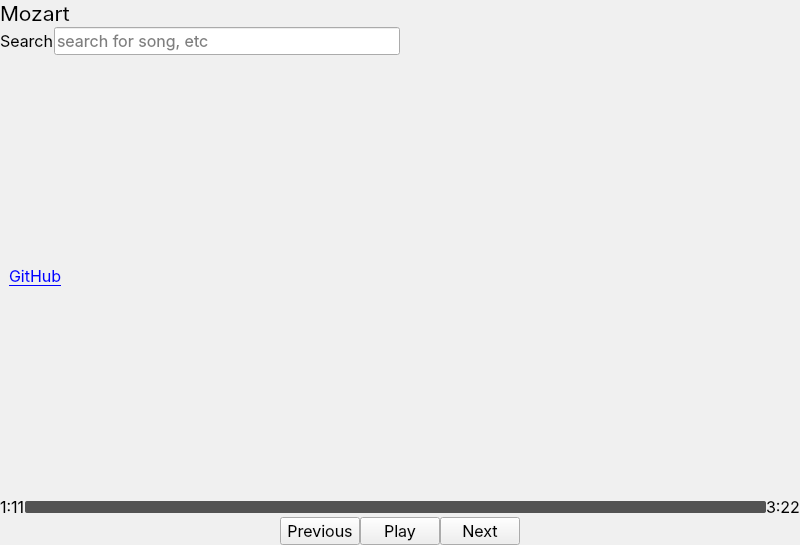
<?xml version="1.0" encoding="UTF-8"?>
<ui version="4.0">
 <class>MainWindow</class>
 <widget class="QMainWindow" name="MainWindow">
  <property name="geometry">
   <rect>
    <x>0</x>
    <y>0</y>
    <width>800</width>
    <height>545</height>
   </rect>
  </property>
  <property name="palette">
   <palette>
    <active>
     <colorrole role="WindowText">
      <brush brushstyle="SolidPattern">
       <color alpha="255">
        <red>255</red>
        <green>255</green>
        <blue>255</blue>
       </color>
      </brush>
     </colorrole>
     <colorrole role="Window">
      <brush brushstyle="SolidPattern">
       <color alpha="255">
        <red>47</red>
        <green>49</green>
        <blue>54</blue>
       </color>
      </brush>
     </colorrole>
    </active>
    <inactive>
     <colorrole role="WindowText">
      <brush brushstyle="SolidPattern">
       <color alpha="255">
        <red>0</red>
        <green>0</green>
        <blue>0</blue>
       </color>
      </brush>
     </colorrole>
     <colorrole role="Window">
      <brush brushstyle="SolidPattern">
       <color alpha="255">
        <red>240</red>
        <green>240</green>
        <blue>240</blue>
       </color>
      </brush>
     </colorrole>
    </inactive>
    <disabled>
     <colorrole role="WindowText">
      <brush brushstyle="SolidPattern">
       <color alpha="255">
        <red>120</red>
        <green>120</green>
        <blue>120</blue>
       </color>
      </brush>
     </colorrole>
     <colorrole role="Window">
      <brush brushstyle="SolidPattern">
       <color alpha="255">
        <red>47</red>
        <green>49</green>
        <blue>54</blue>
       </color>
      </brush>
     </colorrole>
    </disabled>
   </palette>
  </property>
  <property name="font">
   <font>
    <family>Inter</family>
    <pointsize>12</pointsize>
   </font>
  </property>
  <property name="windowTitle">
   <string>MainWindow</string>
  </property>
  <widget class="QWidget" name="centralwidget">
   <layout class="QVBoxLayout" name="verticalLayout_4">
    <property name="spacing">
     <number>0</number>
    </property>
    <property name="leftMargin">
     <number>0</number>
    </property>
    <property name="topMargin">
     <number>0</number>
    </property>
    <property name="rightMargin">
     <number>0</number>
    </property>
    <property name="bottomMargin">
     <number>0</number>
    </property>
    <item>
     <layout class="QHBoxLayout" name="horizontalLayout">
      <item>
       <layout class="QVBoxLayout" name="verticalLayout">
        <item>
         <widget class="QLabel" name="label">
          <property name="font">
           <font>
            <family>Inter</family>
            <pointsize>16</pointsize>
           </font>
          </property>
          <property name="text">
           <string>Mozart</string>
          </property>
         </widget>
        </item>
        <item>
         <layout class="QHBoxLayout" name="searchBar" stretch="1,8">
          <item>
           <widget class="QLabel" name="searchIcon">
            <property name="text">
             <string>Search</string>
            </property>
           </widget>
          </item>
          <item>
           <widget class="QLineEdit" name="searchInput">
            <property name="placeholderText">
             <string>search for song, etc</string>
            </property>
           </widget>
          </item>
         </layout>
        </item>
        <item>
         <widget class="QScrollArea" name="scrollArea">
          <property name="frameShape">
           <enum>QFrame::NoFrame</enum>
          </property>
          <property name="widgetResizable">
           <bool>true</bool>
          </property>
          <widget class="QWidget" name="scrollAreaWidgetContents">
           <property name="geometry">
            <rect>
             <x>0</x>
             <y>0</y>
             <width>394</width>
             <height>421</height>
            </rect>
           </property>
           <layout class="QVBoxLayout" name="verticalLayout_2">
            <item>
             <widget class="QLabel" name="song1">
              <property name="text">
               <string>&lt;html&gt;&lt;head/&gt;&lt;body&gt;&lt;p&gt;&lt;a href=&quot;https://github.com/xminent&quot;&gt;&lt;span style=&quot; text-decoration: underline; color:#0000ff;&quot;&gt;GitHub&lt;/span&gt;&lt;/a&gt;&lt;/p&gt;&lt;/body&gt;&lt;/html&gt;</string>
              </property>
              <property name="textFormat">
               <enum>Qt::RichText</enum>
              </property>
              <property name="openExternalLinks">
               <bool>true</bool>
              </property>
              <property name="textInteractionFlags">
               <set>Qt::LinksAccessibleByMouse|Qt::TextSelectableByMouse</set>
              </property>
             </widget>
            </item>
           </layout>
          </widget>
         </widget>
        </item>
       </layout>
      </item>
      <item>
       <spacer name="horizontalSpacer">
        <property name="orientation">
         <enum>Qt::Horizontal</enum>
        </property>
        <property name="sizeHint" stdset="0">
         <size>
          <width>385</width>
          <height>20</height>
         </size>
        </property>
       </spacer>
      </item>
     </layout>
    </item>
    <item>
     <layout class="QHBoxLayout" name="progressLayout">
      <item>
       <widget class="QLabel" name="label_2">
        <property name="text">
         <string>1:11</string>
        </property>
       </widget>
      </item>
      <item>
       <widget class="QProgressBar" name="progressBar">
        <property name="maximumSize">
         <size>
          <width>16777215</width>
          <height>12</height>
         </size>
        </property>
        <property name="styleSheet">
         <string notr="true">QProgressBar {
    background: #535353;
    border-style: outset;
    border-radius: 2px;
}

QProgressBar::chunk {
    background-color: #ffffff;
    border-radius: 7px;
}

QProgressBar::chunk::hover {
    background-color: #1db954;
    border-radius: 7px;
}</string>
        </property>
        <property name="textVisible">
         <bool>false</bool>
        </property>
       </widget>
      </item>
      <item>
       <widget class="QLabel" name="label_3">
        <property name="text">
         <string>3:22</string>
        </property>
       </widget>
      </item>
     </layout>
    </item>
    <item>
     <layout class="QVBoxLayout" name="actionButtonsLayout">
      <item>
       <layout class="QHBoxLayout" name="horizontalLayout_2">
        <item>
         <spacer name="horizontalSpacer_2">
          <property name="orientation">
           <enum>Qt::Horizontal</enum>
          </property>
          <property name="sizeHint" stdset="0">
           <size>
            <width>40</width>
            <height>20</height>
           </size>
          </property>
         </spacer>
        </item>
        <item>
         <widget class="QPushButton" name="pushButton">
          <property name="text">
           <string>Previous</string>
          </property>
         </widget>
        </item>
        <item>
         <widget class="QPushButton" name="playButton">
          <property name="text">
           <string>Play</string>
          </property>
         </widget>
        </item>
        <item>
         <widget class="QPushButton" name="nextButton">
          <property name="text">
           <string>Next</string>
          </property>
         </widget>
        </item>
        <item>
         <spacer name="horizontalSpacer_3">
          <property name="orientation">
           <enum>Qt::Horizontal</enum>
          </property>
          <property name="sizeHint" stdset="0">
           <size>
            <width>40</width>
            <height>20</height>
           </size>
          </property>
         </spacer>
        </item>
       </layout>
      </item>
     </layout>
    </item>
   </layout>
  </widget>
 </widget>
 <resources/>
 <connections/>
</ui>
